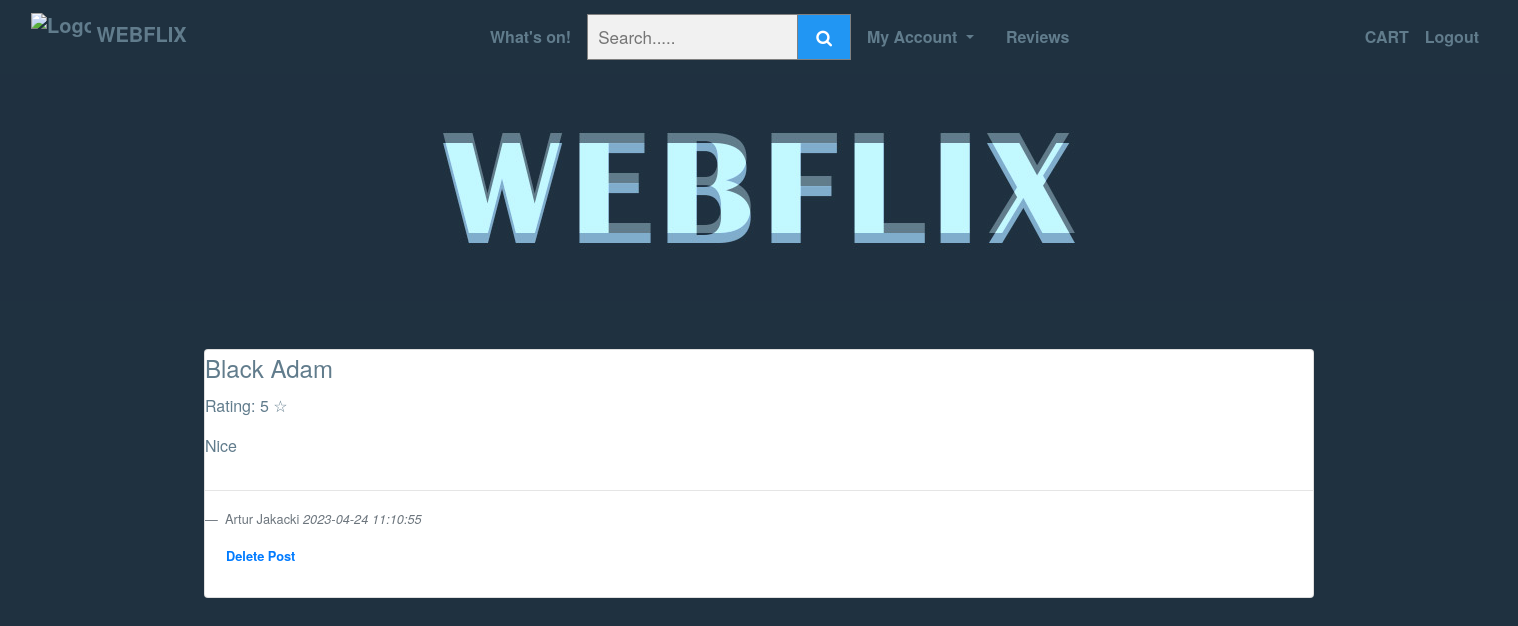
Page /webflix/my_reviews.php (signed in) on the committed database.
### tables this page shows
CREATE TABLE IF NOT EXISTS `mov_rev` (
  `post_id` int(10) unsigned NOT NULL AUTO_INCREMENT,
  `id` int(4) NOT NULL,
  `first_name` varchar(20) NOT NULL,
  `last_name` varchar(40) NOT NULL,
  `movie_title` varchar(60) NOT NULL,
  `rate` varchar(60) NOT NULL,
  `message` text NOT NULL,
  `post_date` datetime NOT NULL,
  PRIMARY KEY (`post_id`)
);

### webflix/my_reviews.php (the view, shortened to what this page needs)
<?php
require ( 'connect_db.php' ) ;
$q = "SELECT * FROM mov_rev WHERE id={$_SESSION[user_id]}
ORDER BY post_date DESC" ;
$r = mysqli_query( $link, $q ) ;
if ( mysqli_num_rows( $r ) > 0 )
{
echo '<br><div class="container">
';
while ( $row = mysqli_fetch_array( $r, MYSQLI_ASSOC ))
  {
echo '<br><div class="conatiner" >
<div class="card" >
            <h4 class="alert-heading">' . $row['movie_title'] . '  </h4>
<p>Rating:  ' . $row['rate'] . ' &#9734</p>
<p>' . $row['message'] . '</p>
<hr>
<footer class="blockquote-footer">
<span>' . $row['first_name'] .' '. $row['last_name'] . '</span>
<cite title="Source Title"> '. $row['post_date'].'</cite>
<br>
<div class="alert" role="alert" >
<a  class="alert-link" class="btn btn-primary" href="delete_post.php?post_id='.$row['post_id'].'"> <i class="fas fa-trash-alt"></i> Delete Post</a><br>
</footer>
</div>
';
  }
  }
else { echo '<div class="container">
<br>
<div class="alert alert-secondary" role="alert">
<p>You have no movie reviews</p>
</div>
<div> ' ; }
?>

### rows in the picture
mov_rev: movie_title "Black Adam", rate "5", message "Nice", first_name "Artur", last_name "Jakacki", post_date "2023-04-24 11:10:55"
